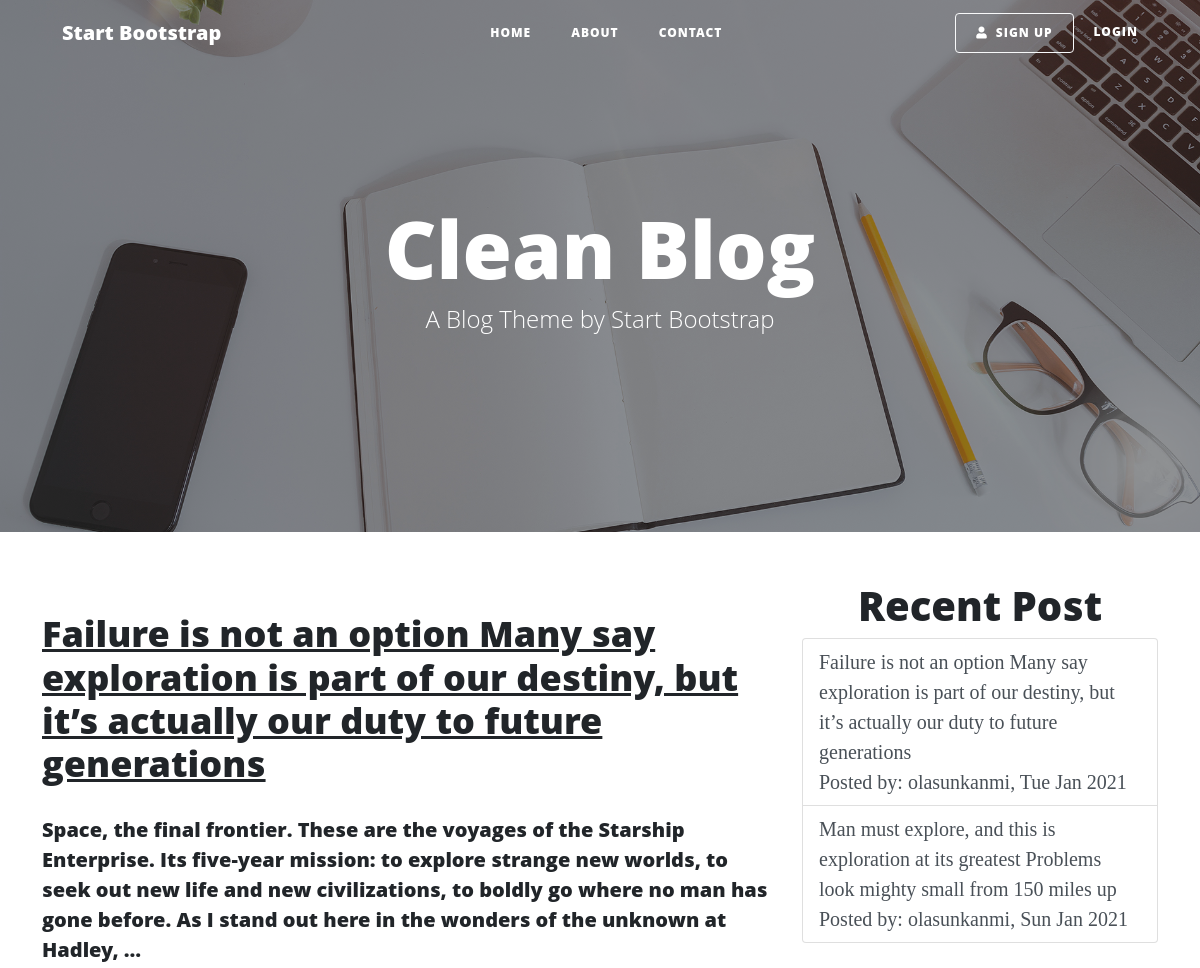
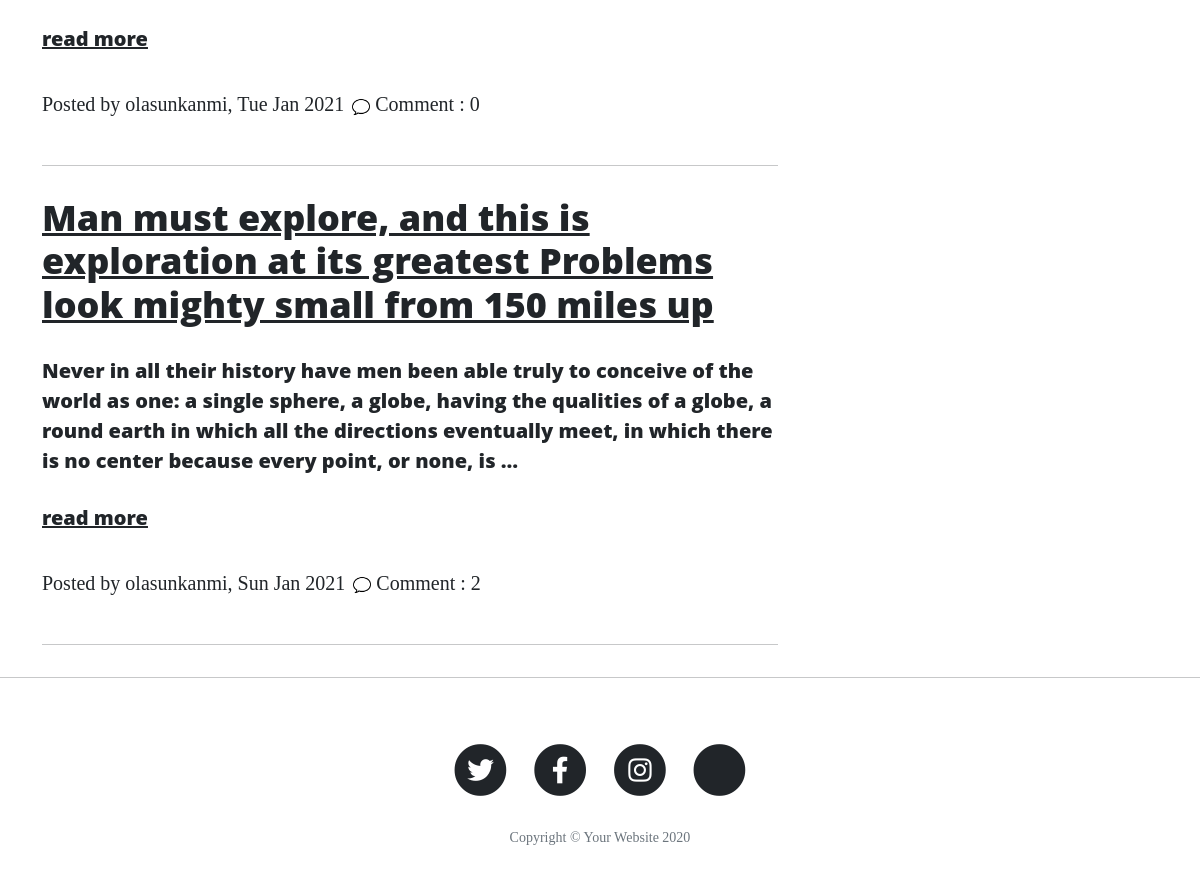
The page / on the database its author committed (2 pictures, top to bottom).
### core/models.py (models this page shows, shortened)
class Post(models.Model):
    author = models.ForeignKey('auth.User',on_delete=models.CASCADE)
    title = models.CharField(max_length=200)
    context = models.TextField()
    created_date = models.DateTimeField(default=timezone.now)
    published_date = models.DateTimeField(blank=True, null=True)
    def approve_comments(self):
        return self.comments.filter(approved_comment=True)
    def get_absolute_url(self):
        return reverse("core:post_detail",kwargs={'pk':self.pk})

### core/views.py (the view)
# urls.py: path('',views.homeview.as_view(),name='home'),
class homeview(ListView):
    model = Post
    template_name ='core/homepage.html'
    paginate_by = 5
    def get_queryset(self):
        return Post.objects.filter(published_date__lte=timezone.now()).order_by('-published_date')

### Templates/core/homepage.html
{% extends "base.html" %}
{% load static %}
{% block content %}
<main>
  <div class="container">
  <div class="row">
    <div class="col-md-8">
      {% for post in post_list %}
          <div class="post-preview">
         <a href="{{post.get_absolute_url}}">
           <h2 class="post-title">
             {{post.title}}
           </h2>
           </a>
           <h5 class="post-subtitle">
             {{post.context|safe|truncatewords:"50"|linebreaks }}
             <a href="{{post.get_absolute_url}}">read more</a>
           </h5>
           <div class="d-inline-flex">
             <p class=" ">Posted by
               <a href="#" class="text-decoration-none">{{post.author}}, </a>
               {{post.published_date|date:"D M Y"}}
             </p>
             <p class="justify-content-end">
               <a class="p-2 text-decoration-none" href="{% url 'core:post_detail' pk=post.pk %}">
                 <span><img height="18px" src="{% static 'img/speech-bubble.png' %}" alt=""></span> Comment : {{ post.approve_comments.count }}</a></p>
           </div>
       </div>
       <hr>
      {% endfor %}
      {% include 'include/paginate.html' %}
  <div class="col-md-4 ">
    <h1 class="d-flex justify-content-center">Recent Post</h1>
    <div class="list-group">
      {% for post in post_list %}
      <a href="{{post.get_absolute_url}}" class="list-group-item list-group-item-action">{{post.title}}
        <br><span>Posted by: {{post.author}},</span> <span>{{post.published_date|date:"D M Y"}}</span></a>
  {% endfor %}
</div>
    </div>
  </div>
</div>
  <hr>
</main>
{% endblock content %}

### Templates/base.html (shortened to what this page needs)
{% load static %}
<!DOCTYPE html>
<html lang="en" dir="ltr">
  <head>
    <link href="{% static 'css/bootstrap.min.css' %}" rel="stylesheet">
    <link rel="stylesheet" href="{% static 'css/bootstrap.min.css' %}">
    <link rel="stylesheet" href="{% static 'css/bootstrap-grid.css' %}">
    <link rel="stylesheet" href="{% static 'css/bootstrap.css' %}">
    <link rel="stylesheet" href="{% static 'css/clean-blog.css' %}">
    <link rel="stylesheet" href="{% static 'css/clean-blog.min.css' %}">
    <link rel="stylesheet" href="https://use.fontawesome.com/releases/v5.8.1/css/all.css">
  </head>
  <body>
    {% include 'include/navbars.html' %}
    <header class="masthead" style="background-image: url({% static 'img/home-bg.jpg' %})">
      <div class="overlay"></div>
      <div class="container">
        <div class="row">
          <div class="col-lg-8 col-md-10 mx-auto">
            <div class="site-heading">
              <h1>Clean Blog</h1>
              <span class="subheading">A Blog Theme by Start Bootstrap</span>
            </div>
          </div>
        </div>
      </div>
    </header>
  {% block content %}
  {% endblock content %}
    {% include 'include/footer.html' %}
  </body>
</html>

### Templates/include/navbars.html (shortened to what this page needs)
 <nav class="navbar navbar-expand-lg navbar-light fixed-top " id="mainNav">
   <div class="container">
     <a class="navbar-brand" href="/">Start Bootstrap</a>
     <div class="collapse navbar-collapse" id="navbarText">
       <ul class="navbar-nav m-auto" >
         <li class="nav-item">
           <a class="nav-link" href="/">Home</a>
         </li>
         <li class="nav-item">
           <a class="nav-link" href="{% url 'core:about' %}">About</a>
         </li>
         <li class="nav-item">
           <a class="nav-link" href="{% url 'core:contact' %}">Contact</a>
         </li>
       </ul>
       <ul class="navbar-nav nav-flex-icon">
         {% if user.is_authenticated %}
           {% if request.user.is_superuser %}
           <li class="nav-item"><a class=" nav-link" href="{% url 'core:post_new' %}">New Post</a></li>
           <li class="nav-item"><a class="nav-link" href="{% url 'core:post_draft_list' %}">Drafts</a></li>
            {% endif %}
            <li class="nav-item"> <a class="navbar-text">Hi, {{user.username}}</a></li>
          <li class="nav-item">
            <a href="{% url 'account_logout' %}" class="nav-link border border-light rounded waves-effect">
              <i class="fa fa-user p-1" aria-hidden="true"></i>Logout
            </a>
          </li>
         {% else %}
         <li class="nav-item">
           <a href="{% url 'account_signup' %}" class="nav-link border border-light rounded waves-effect">
             <i class="fa fa-user mr-2" aria-hidden="true"></i>Sign up
           </a>
         </li>
         <li class="nav-item">
           <a href="{% url 'account_login' %}" class="nav-link waves-effect" >
              Login
           </a>
         </li>
         {% endif %}
       </ul>
     </div>
   </div>
 </nav>

### Templates/include/paginate.html (shortened to what this page needs)
</div>

### Templates/include/footer.html (shortened to what this page needs)
<footer>
  <div class="container">
    <div class="row">
      <div class="col-lg-8 col-md-10 mx-auto">
        <ul class="list-inline text-center">
          <li class="list-inline-item">
            <a href="#">
              <span class="fa-stack fa-lg">
                <i class="fas fa-circle fa-stack-2x"></i>
                <i class="fab fa-twitter fa-stack-1x fa-inverse"></i>
              </span>
            </a>
          </li>
          <li class="list-inline-item">
            <a href="#">
              <span class="fa-stack fa-lg">
                <i class="fas fa-circle fa-stack-2x"></i>
                <i class="fab fa-facebook-f fa-stack-1x fa-inverse"></i>
              </span>
            </a>
          </li>
          <li class="list-inline-item">
            <a href="#">
              <span class="fa-stack fa-lg">
                <i class="fas fa-circle fa-stack-2x"></i>
                <i class="fab fa-instagram fa-stack-1x fa-inverse"></i>
              </span>
            </a>
          </li>
          <li class="list-inline-item">
            <a href="#">
              <span class="fa-stack fa-lg">
                <i class="fas fa-circle fa-stack-2x"></i>
              </span>
            </a>
          </li>
        </ul>
        <p class="copyright text-muted">Copyright &copy; Your Website 2020</p>
      </div>
    </div>
  </div>
</footer>

### Static_Files/css/clean-blog.css (style rules this page uses)
body { font-size: 20px; color: #212529; font-family: 'Lora', 'Times New Roman', serif; }
p { line-height: 1.5; margin: 30px 0; }
p a { text-decoration: underline; }
h1, h2, h3, h4, h5, h6 { font-weight: 800; font-family: 'Open Sans', 'Helvetica Neue', Helvetica, Arial, sans-serif; }
a { color: #212529; transition: all 0.2s; }
#mainNav { position: absolute; border-bottom: 1px solid #e9ecef; background-color: white; font-family: 'Open Sans', 'Helvetica Neue', Helvetica, Arial, sans-serif; }
#mainNav .navbar-brand { font-weight: 800; color: #343a40; }
#mainNav .navbar-nav > li.nav-item > a { font-size: 12px; font-weight: 800; letter-spacing: 1px; text-transform: uppercase; }
@media only screen and (min-width: 992px) { #mainNav { border-bottom: 1px solid transparent; background: transparent; } }
@media only screen and (min-width: 992px) { #mainNav .navbar-brand { padding: 10px 20px; color: #fff; } }
@media only screen and (min-width: 992px) { #mainNav .navbar-nav > li.nav-item > a { padding: 10px 20px; color: #fff; } }
@media only screen and (min-width: 992px) { #mainNav { transition: background-color 0.2s; transform: translate3d(0, 0, 0); -webkit-backface-visibility: hidden; backface-visibility: hidden; } }
header.masthead { margin-bottom: 50px; background: no-repeat center center; background-color: #868e96; background-attachment: scroll; position: relative; background-size: cover; }
header.masthead .overlay { position: absolute; top: 0; left: 0; height: 100%; width: 100%; background-color: #212529; opacity: 0.5; }
header.masthead .page-heading, header.masthead .post-heading, header.masthead .site-heading { padding: 200px 0 150px; color: white; }
@media only screen and (min-width: 768px) { header.masthead .page-heading, header.masthead .post-heading, header.masthead .site-heading { padding: 200px 0; } }
header.masthead .page-heading, header.masthead .site-heading { text-align: center; }
header.masthead .page-heading h1, header.masthead .site-heading h1 { font-size: 50px; margin-top: 0; }
header.masthead .page-heading .subheading, header.masthead .site-heading .subheading { font-size: 24px; font-weight: 300; line-height: 1.1; display: block; margin: 10px 0 0; font-family: 'Open Sans', 'Helvetica Neue', Helvetica, Arial, sans-serif; }
@media only screen and (min-width: 768px) { header.masthead .page-heading h1, header.masthead .site-heading h1 { font-size: 80px; } }
.post-preview > a { color: #212529; }
.post-preview > a > .post-title { font-size: 30px; margin-top: 30px; margin-bottom: 10px; }
@media only screen and (min-width: 768px) { .post-preview > a > .post-title { font-size: 36px; } }
footer { padding: 50px 0 65px; }
footer .list-inline { margin: 0; padding: 0; }
footer .copyright { font-size: 14px; margin-bottom: 0; text-align: center; }

### rows shown on the page
Post: title "Failure is not an option Many say exploration is part of our destiny, but it’s actually our duty to future generations", context "Space, the final frontier. These are the voyages of the Starship Enterprise. Its five-year mission: to explore strange new worlds, to seek out new life and new civilizations, to boldly go where no man has gone before. As I stand out here in the wonders of the unknown at Hadley, …", author "olasunkanmi", published_date "Tue Jan 2021", approve_comments.count "0"
Post: title "Man must explore, and this is exploration at its greatest Problems look mighty small from 150 miles up", context "Never in all their history have men been able truly to conceive of the world as one: a single sphere, a globe, having the qualities of a globe, a round earth in which all the directions eventually meet, in which there is no center because every point, or none, is …", author "olasunkanmi", published_date "Sun Jan 2021", approve_comments.count "2"
